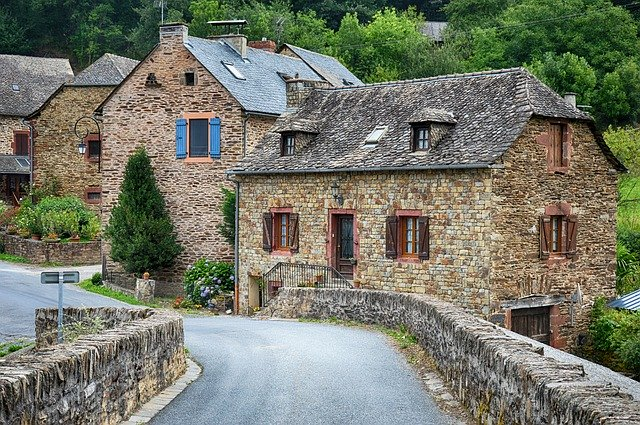
%> input picture image/old-village-2823175_640.jpg, 640 x 425 px
$ octave kadai2.m   (GNU Octave 9; MATLAB toolbox functions it lacks are replaced by stand-ins)
%> lines starting %> are read from the running program, lines starting %| are printed output that depends on the picture
% 課題２　階調数と疑似輪郭
% ２階調，４階調，８階調の画像を生成せよ．
% 下記はサンプルプログラムである．
% 課題作成にあたっては「Lenna」以外の画像を用いよ．

clear; % 変数のオールクリア

ORG=imread('old-village-2823175_640.jpg'); % 原画像の入力
%> ORG is the input picture: size 425x640x3 uint8; mean R, G, B 117.4, 120.3, 105.3
%ORG = rgb2gray(ORG); colormap(gray); colorbar;
imagesc(ORG); axis image; % 画像の表示
pause; % 一時停止

% ２階調画像の生成
IMG = ORG>127;
imagesc(IMG); colormap(gray); colorbar;  axis image;
%> after `axis image`:
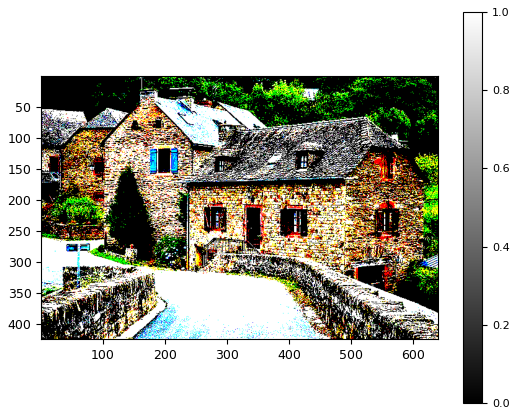
%> figure redrawn from the program's plot data
pause;

% ４階調画像の生成
IMG0 = ORG>63;
IMG1 = ORG>127;
IMG2 = ORG>191;
IMG = IMG0 + IMG1 + IMG2;
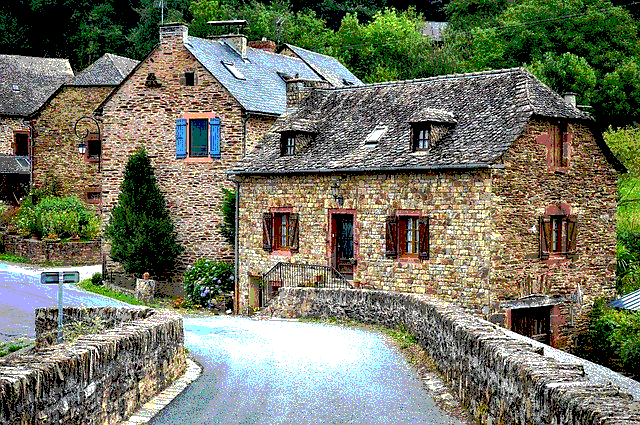
%> IMG: size 425x640x3 double; mean R, G, B 1.36, 1.39, 1.17; drawn with min black and max white
imagesc(IMG); colormap(gray); colorbar;  axis image;
pause;

% ８階調画像の生成
IMG0 = ORG>31;
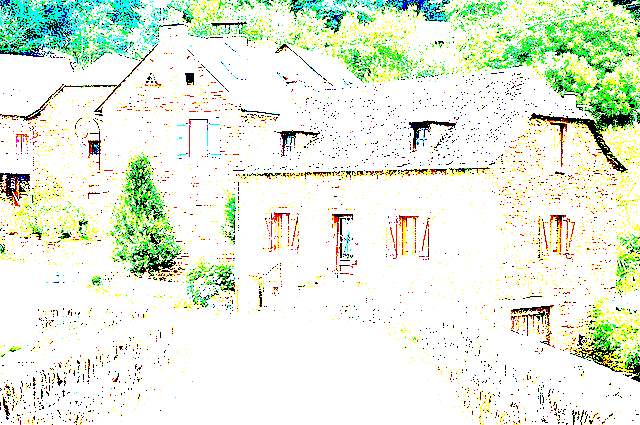
%> IMG0: size 425x640x3 logical; mean R, G, B 0.897, 0.943, 0.861
IMG1 = ORG>63;
IMG2 = ORG>95;
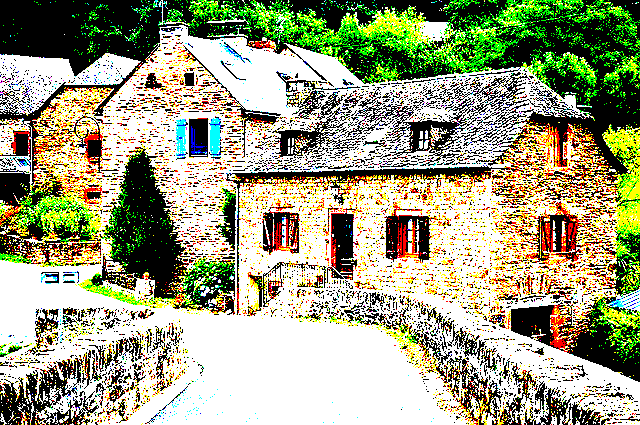
%> IMG2: size 425x640x3 logical; mean R, G, B 0.624, 0.634, 0.511
IMG3 = ORG>127;
IMG4 = ORG>159;
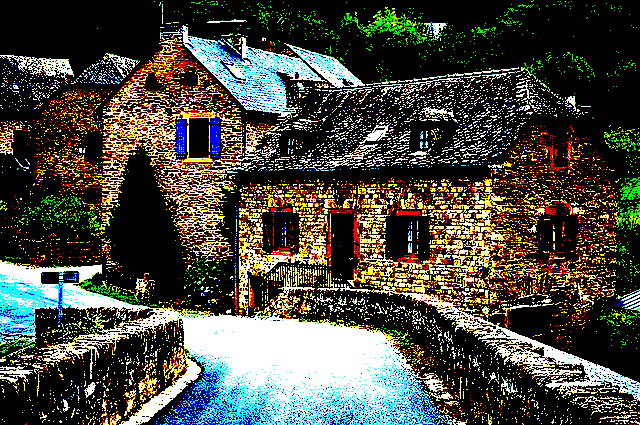
%> IMG4: size 425x640x3 logical; mean R, G, B 0.286, 0.285, 0.24
IMG5 = ORG>191;
IMG6 = ORG>223;
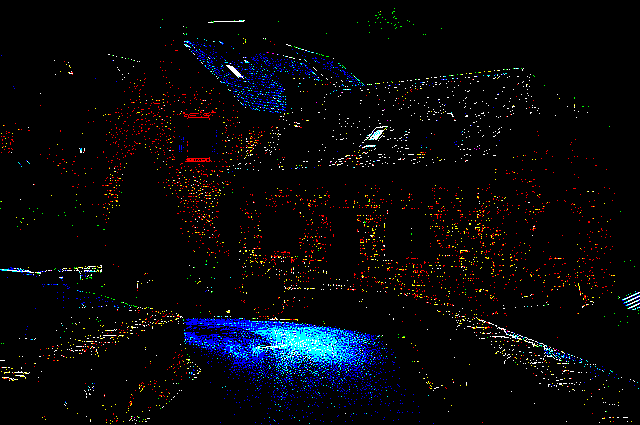
%> IMG6: size 425x640x3 logical; mean R, G, B 0.0251, 0.0268, 0.0393
IMG = IMG0 + IMG1 + IMG2 + IMG3 + IMG4 + IMG5 + IMG6;
imagesc(IMG); colormap(gray); colorbar;  axis image;
%> after `axis image`:
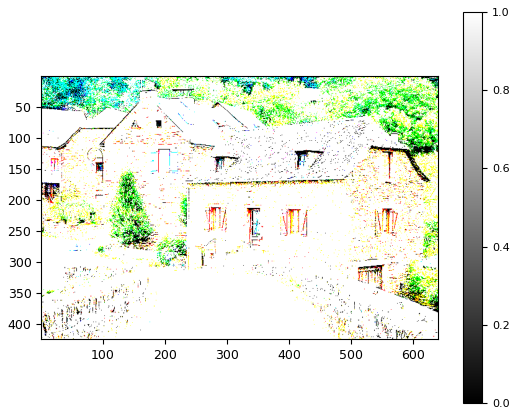
%> figure redrawn from the program's plot data
